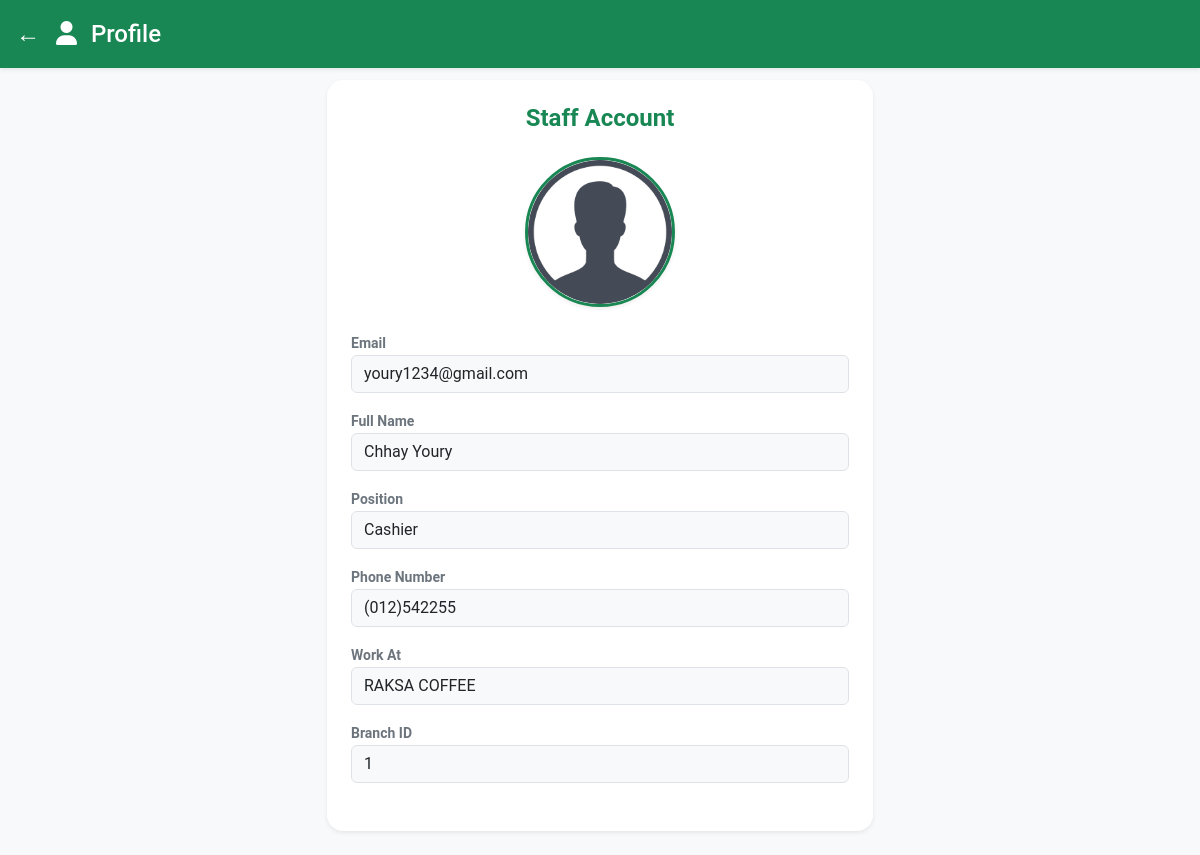
The page /profile_cashier.php (signed in) on the database its author committed.
### tables this page shows
CREATE TABLE `users` (
  `user_id` int(11) NOT NULL,
  `username` varchar(50) NOT NULL,
  `email` varchar(255) NOT NULL,
  `image_staff` varchar(255) DEFAULT 'default_profile.png',
  `password_hash` varchar(255) NOT NULL,
  `role` varchar(30) NOT NULL,
  `is_active` tinyint(1) DEFAULT 1,
  `staff_id` int(11) DEFAULT NULL,
  `branch_id` int(11) DEFAULT NULL,
  `verification_code` varchar(6) DEFAULT NULL,
  `code_expires_at` datetime DEFAULT NULL
);

CREATE TABLE `staff` (
  `staff_id` int(11) NOT NULL,
  `full_name` varchar(150) NOT NULL,
  `position` varchar(50) NOT NULL,
  `salary` decimal(10,2) NOT NULL DEFAULT 0.00,
  `phone` varchar(20) NOT NULL,
  `hire_date` date NOT NULL,
  `branch_id` int(11) DEFAULT NULL
);

### profile_cashier.php (the view, shortened to what this page needs)
<?php
require_once 'config.php';
$user_id = $_SESSION['user_id'];
$sql = "SELECT u.email, u.image_staff, u.branch_id, s.full_name, s.position, s.phone
        FROM users u
        LEFT JOIN staff s ON u.staff_id = s.staff_id
        WHERE u.user_id = '$user_id'";
$result = mysqli_query($conn, $sql);
$profile = mysqli_fetch_assoc($result);
$email     = $profile['email'] ?? 'N/A';
$full_name = $profile['full_name'] ?? 'N/A';
$position  = $profile['position'] ?? 'N/A';
$phone     = $profile['phone'] ?? 'N/A';
$branch    = $profile['branch_id'] ?? 'N/A';
$image     = !empty($profile['image_staff']) ? $profile['image_staff'] : 'default_profile.png';
?>
<!DOCTYPE html>
<html lang="en">
<head>
    <link href="https://cdn.jsdelivr.net/npm/bootstrap@5.3.0/dist/css/bootstrap.min.css" rel="stylesheet">
    <link rel="stylesheet" href="https://cdnjs.cloudflare.com/ajax/libs/font-awesome/6.4.0/css/all.min.css">
    <link href="css&js/procurement.css" rel="stylesheet">
</head>
<body class="bg-light"> <div class="bg-success text-white p-3 d-flex align-items-center mb-4 fixed-top shadow-sm">
        <a href="cas_dashboard.php" class="text-white text-decoration-none me-3 fs-4">&larr;</a>
        <h4 class="m-0"><i class="fa-solid fa-user me-2 text-white"></i> Profile</h4>
    </div>
    <div class="container" style="margin-top: 80px;">
        <div class="row justify-content-center">
            <div class="col-lg-6 col-md-8 mb-4">
                <div class="card border-0 shadow-sm rounded-4">
                    <div class="card-body p-4">
                        <h4 class="text-center text-success fw-bold mb-4">Staff Account</h4>
                        <form>
                            <div class="d-flex justify-content-center mb-4">
                                <img src="uploads/<?php echo $image; ?>" alt="Profile" class="rounded-circle shadow-sm" width="150" height="150" style="object-fit: cover; border: 3px solid #198754;">
                            </div>
                            <div class="mb-3">
                                <label class="text-secondary small fw-bold">Email</label>
                                <input type="text" class="form-control bg-light" value="<?php echo $email; ?>" readonly>
                            </div>
                            <div class="mb-3">
                                <label class="text-secondary small fw-bold">Full Name</label>
                                <input type="text" class="form-control bg-light" value="<?php echo $full_name; ?>" readonly>
                            </div>
                            <div class="mb-3">
                                <label class="text-secondary small fw-bold">Position</label>
                                <input type="text" class="form-control bg-light" value="<?php echo $position; ?>" readonly>
                            </div>
                            <div class="mb-3">
                                <label class="text-secondary small fw-bold">Phone Number</label>
                                <input type="text" class="form-control bg-light" value="<?php echo $phone; ?>" readonly>
                            </div>
                            <div class="mb-3">
                                <label class="text-secondary small fw-bold">Work At</label>
                                <input type="text" class="form-control bg-light" value="RAKSA COFFEE" readonly>
                            </div>
                            <div class="mb-4">
                                <label class="text-secondary small fw-bold">Branch ID</label>
                                <input type="text" class="form-control bg-light" value="<?php echo $branch; ?>" readonly>
                            </div>
                        </form>
                    </div>
                </div>
            </div>
        </div>
    </div>
</body>
</html>

### css&js/procurement.css (style rules this page uses)
body { background-color: #F8F9F3; overflow: visible; margin-top: 80px; font-family: "Roboto", sans-serif; font-optical-sizing: auto; font-weight: 5px; font-style: normal; font-variation-settings: "wdth" 100; }

### rows shown on the page
users: image_staff (placeholder picture), email "youry1234@gmail.com", staff.full_name "Chhay Youry", staff.position "Cashier", staff.phone "(012)542255", branch "1"
